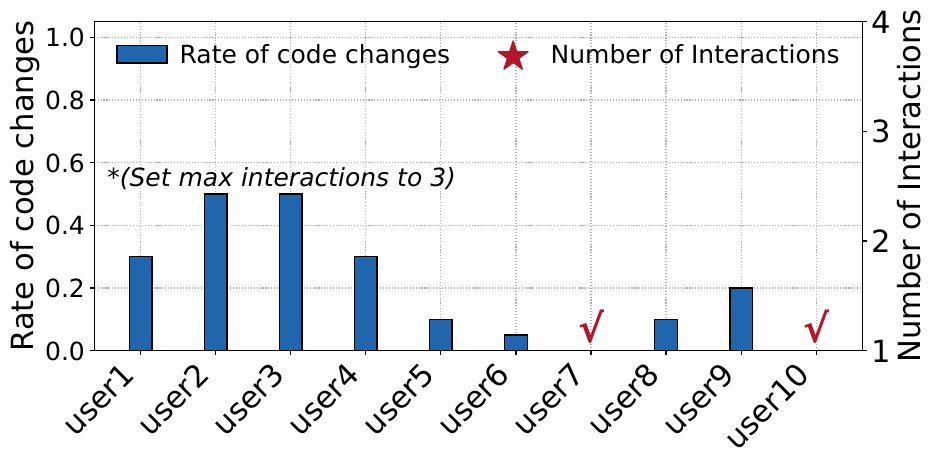

The Python source for this figure:
import numpy as np
import matplotlib.pyplot as plt
from matplotlib.ticker import MultipleLocator

# Hypothetical user names
users = [
    "user1",
    "user2",
    "user3",
    "user4",
    "user5",
    "user6",
    "user7",
    "user8",
    "user9",
    "user10"
]

autocot_rate = [0.3, 0.5, 0.5, 0.3, 0.1, 0.05, 0, 0.1, 0.2, 0]

color = ["#B2182B", "#2166AC", "#92C5DE", "#F4A582"]
xticks = np.arange(len(users))
width = 0.3

# Set a global font size
plt.rcParams.update({'font.size': 18})

plt.rcParams['pdf.fonttype'] = 42
fig, ax1 = plt.subplots(figsize=(10, 5), dpi=1000)
ax1.grid(axis="both", linestyle='dotted', zorder=0)

ax1.bar(xticks, autocot_rate, width=width, label="Rate of code changes", color=color[1], alpha=1, zorder=15, linewidth=1, edgecolor='black')

for i in range(len(users)):
    for j, rate in enumerate([autocot_rate[i]]):
        if rate == 0:
            ax1.text(
                xticks[i], 0, '√',
                color=color[0],
                fontsize=28,
                fontweight='bold',  
                ha='center',
                va='bottom',
                zorder=20
            )

ax1.set_ylabel("Rate of code changes", fontsize=22)
ax1.set_ylim([0, 1.05])
ax1.yaxis.set_major_locator(MultipleLocator(0.2))
ax1.yaxis.set_tick_params(labelsize=18)

ax2 = ax1.twinx()
# Use scatter instead of plot for the number of interactions
ax2.scatter(xticks, autocot_rate, label="Number of Interactions", color=color[0], marker='*', s=500, zorder=10)
ax2.set_ylabel("Number of Interactions", fontsize=22)
ax2.tick_params(axis='y', labelsize=22)
ax2.set_ylim([1, 4])

# Add annotation for the maximum number of interactions
ax2.text(len(users) - 5.8, 2.5, "*(Set max interactions to 3)", 
         fontsize=18, color='black', ha='right', style='italic')

ax1.set_xticks(xticks)
ax1.set_xticklabels(users, rotation=45, fontsize=22, ha='right')

ax1.legend(loc='upper left', fontsize=18, frameon=False, handletextpad=0.5)
ax2.legend(loc='upper right', fontsize=18, frameon=False, handletextpad=0.5)

plt.tight_layout()
plt.show()
plt.savefig("user_study.pdf", bbox_inches='tight')
plt.close()
